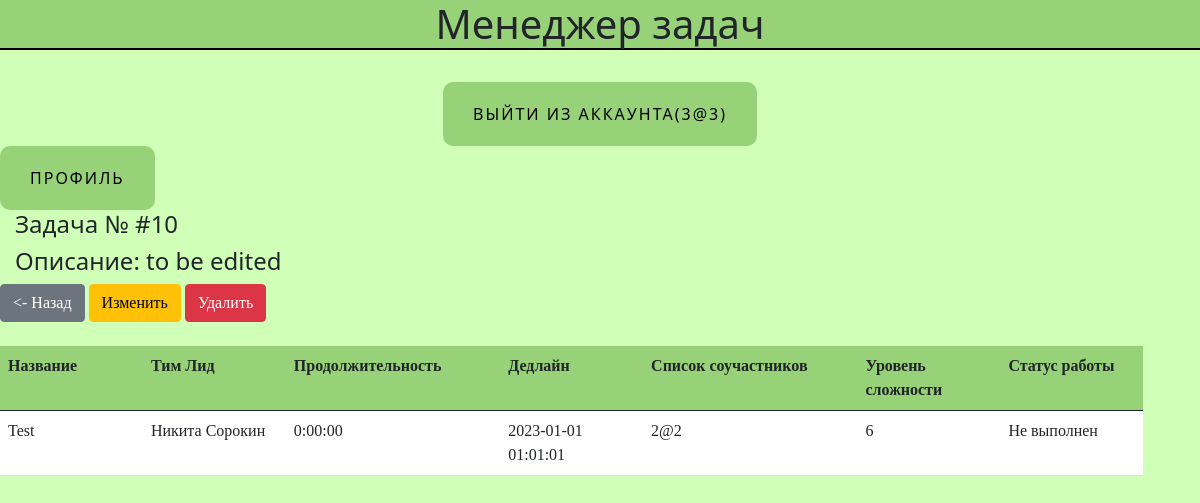
Screenshot of /job_description/10/1 (signed in) with the database file from the repository.
### data/users.py (models this page shows, shortened)
class User(SqlAlchemyBase, UserMixin):
    __tablename__ = "users"
    id = sqlalchemy.Column(sqlalchemy.Integer, primary_key=True, autoincrement=True)
    surname = sqlalchemy.Column(sqlalchemy.String, nullable=True)
    name = sqlalchemy.Column(sqlalchemy.String, nullable=True)
    age = sqlalchemy.Column(sqlalchemy.Integer, nullable=True)
    position = sqlalchemy.Column(sqlalchemy.String, nullable=True)
    speciality = sqlalchemy.Column(sqlalchemy.String, nullable=True)
    address = sqlalchemy.Column(sqlalchemy.String, nullable=True)
    email = sqlalchemy.Column(sqlalchemy.String, nullable=True, unique=True, index=True)
    password_hash = sqlalchemy.Column(sqlalchemy.String, nullable=True)
    modified_date = sqlalchemy.Column(sqlalchemy.DateTime, default=datetime.datetime.now)
    current_room = sqlalchemy.Column(sqlalchemy.Integer, sqlalchemy.ForeignKey('rooms.id'), nullable=True)

### data/jobs.py (models this page shows)
class Jobs(SqlAlchemyBase):
    __tablename__ = "jobs"
    id = sqlalchemy.Column(sqlalchemy.Integer, primary_key=True, autoincrement=True)
    team_leader = sqlalchemy.Column(sqlalchemy.Integer, sqlalchemy.ForeignKey('users.id'), nullable=True)
    job = sqlalchemy.Column(sqlalchemy.String, nullable=True)
    work_size = sqlalchemy.Column(sqlalchemy.Integer, nullable=True)
    collaborators = sqlalchemy.Column(sqlalchemy.String, nullable=True)
    is_finished = sqlalchemy.Column(sqlalchemy.Integer, default=False)
    start_date = sqlalchemy.Column(sqlalchemy.DateTime, default=datetime.datetime.now, nullable=True)
    end_date = sqlalchemy.Column(sqlalchemy.DateTime, default=datetime.datetime.now, nullable=True)
    user = orm.relationship("User")
    intensity_level = orm.relationship("IntensityLevel", secondary="association",  backref="jobs")
    description = sqlalchemy.Column(sqlalchemy.String, nullable=True)

### main.py (the view)
@app.route('/job_description/<int:id>/<int:room_id>')
@login_required
def job_descr(id, room_id):
    dbs = db_session.create_session()
    task = dbs.query(Jobs).filter(Jobs.id == id).first()
    current_room = dbs.query(Rooms).filter(Rooms.id == room_id).first()
    if current_user.id in [task.team_leader] + task.collaborators.split(","):
        el = dbs.query(Jobs).filter(Jobs.id == id).first()
        title = el.job
        time = el.end_date - el.start_date
        team_leader = f"{el.user.name} {el.user.surname}"
        collaborators = el.collaborators
        isf = job_status_transcriber[int(el.is_finished)]
        lvl = el.intensity_level[-1].level
        job = [title, team_leader, time, collaborators, isf, el.user.id, el.id, lvl, el.description, el.end_date]
        return render_template("job_description.html", crId=current_room.id, job=job, room_id=room_id)
    else:
        return render_template('not_allowed.html', room_id=current_user.current_room, f_pr=True)

### data/db_session.py (called while the page is built)
def create_session() -> Session:
    global __factory
    return __factory()

### main.py (called while the page is built)
@login_manager.user_loader
def load_user(user_id):
    db_sess = db_session.create_session()
    return db_sess.query(User).get(user_id)

### templates/job_description.html
{% extends "base.html" %}
{% block content %}
<h4>Задача № #{{ job[6] }}</h4>
<h4>Описание: {{ job[8] }} </h4>
    <div class="buttons">
        <a href="/alljobs/{{ room_id }}" class="btn btn-secondary"><- Назад</a>
        <a href="/addjob/{{ crId }}/{{ job[6] }}" class="btn btn-warning">Изменить</a>
        <a href="/job_delete/{{ crId }}/{{ job[6] }}" class="btn btn-danger">Удалить</a>
    </div>
    <br/>
    <table class="table">
      <thead class="thead-light">
        <tr class="d-flex">
          <th scope="col" class="col-2" style="background-color: #97D178">Название</th>
          <th scope="col" class="col-2" style="background-color: #97D178">Тим Лид</th>
          <th scope="col" class="col-3" style="background-color: #97D178">Продолжительность</th>
          <th scope="col" class="col-2" style="background-color: #97D178">Дедлайн</th>
          <th scope="col" class="col-3" style="background-color: #97D178">Список соучастников</th>
          <th scope="col" class="col-2" style="background-color: #97D178">Уровень сложности</th>
          <th scope="col" class="col-2" style="background-color: #97D178">Статус работы</th>
        </tr>
      </thead>
      <tbody>
        <tr class="d-flex">
          <td class="col-2" style="background-color: white">{{ job[0] }}</td>
          <td class="col-2" style="background-color: white">{{ job[1] }}</td>
          <td class="col-3" style="background-color: white">{{ job[2] }}</td>
          <td class="col-2" style="background-color: white">{{ job[9] }}</td>
          <td class="col-3" style="background-color: white">{{ job[3] }}</td>
          <td class="col-2" style="background-color: white">{{ job[7] }}</td>
          <td class="col-2" style="background-color: white">{{ job[4] }}</td>
        </tr>
      </tbody>
    </table>
{% endblock %}

### templates/base.html (shortened to what this page needs)
<!DOCTYPE html>
<html lang="en">
<head>
    <link rel="stylesheet"
                    href="https://cdn.jsdelivr.net/npm/bootstrap@5.0.0-beta1/dist/css/bootstrap.min.css"
>
    <link rel="stylesheet" type="text/css" href="{{ url_for('static', filename='style/style.css') }}" />
    </head>
    <body>
        <h1 id = 'titles'>Менеджер задач</h1>
        <br>
        <nav><a>
            {% if current_user.is_authenticated %}
                <aside><a class="name_btn" href="/logout">выйти из аккаунта({{ current_user.email }})</a></aside>
            {% endif %}
            <a class="name_btn" href="/profile">Профиль</a>
        </a></nav>
         {% block content %}
         {% endblock content %}
    </body>
</html>

### static/style/style.css (style rules this page uses)
body { background-color: #D0FFB7; }
#titles { border-bottom: 2px solid black; background-color: #97D178; }
h2, div, .buttons, table { font-family: cursive; display: block; }
h1, h2, aside { text-align: center; }
h4 { margin-left: 15px; }
.name_btn { text-decoration: none; display: inline-block; color: black; padding: 20px 30px; border-radius: 10px; text-transform: uppercase; letter-spacing: 2px; background-color: #97D178; background-size: 200% auto; transition: .3s; }

### rows the page displays
User: email "3@3"
Jobs: description "to be edited", job "Test", end_date "2023-01-01 01:01:01", collaborators "2@2"

### other values shown
{{ job[6] }} "10"
{{ job[1] }} "Никита Сорокин"
{{ job[2] }} "0:00:00"
{{ job[7] }} "6"
{{ job[4] }} "Не выполнен"
